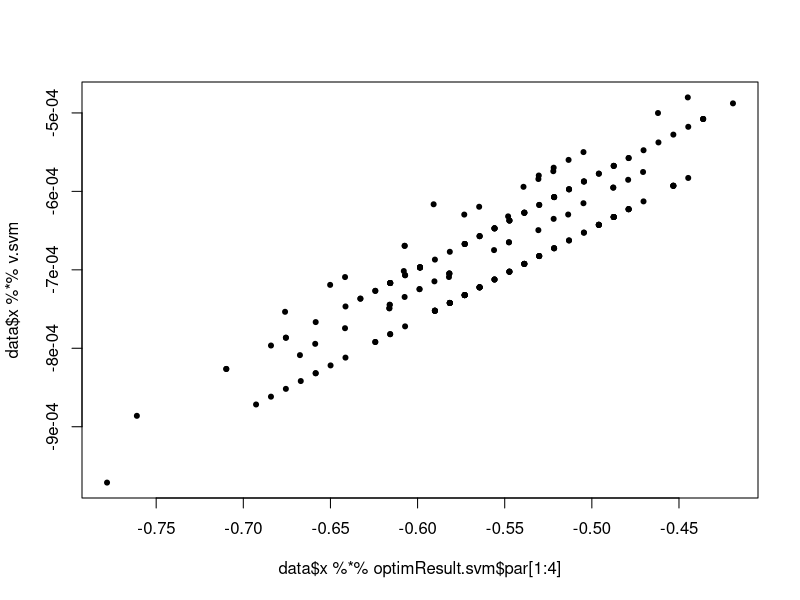

Generate this figure with R:
RandomExample = function(){
	n = 200 # sample size
	d = 2 # features
	x = matrix(runif(n * d, -10, 10), nrow = n)
	v = runif(d, -1, 1)
	c = runif(1)
	prob = plogis(x %*% v - c)
	y = rbinom(n, 1, prob = prob)
	library(ggplot2)
	d = data.frame(x, y)
	X1 = d$X1
	X2 = d$X2
	graph = ggplot(d, aes(x = X1, y = X2, color = as.factor(y))) + geom_point()
	mf = model.frame(y ~ -1 + X1 + X2, d)
	#data = list(x = model.matrix(mf), y = model.response(mf))

	par.random = runif(d, -1, 1)
	optimFit = optim(par.random, f, y = y, x = x)
	par = optimFit$par
	optimFit.g = optim(par.random, f, gr = g, y = y, x = x, method = "BFGS")
	glmFit = glm(y ~ X1 + X2, d, family = binomial)
	optimFit.svm  = optim(par.random, f.svm, y = y, x = x, t = 1)
	par.svm = optimFit.svm$par * 100
	print(par.svm)
	#graph = graph + geom_abline(intercept = par[3] / par[2], 
	#			slope = -par[1] / par[2], color = 'red')
	#graph = graph + geom_abline(intercept = c / v[2])
	#			slope = -v[1] / v[2], color = 'green')
	graph = graph + geom_abline(intercept = par.svm[3] / par.svm[2], 
				slope = -par.svm[1] / par.svm[2], color = 'red')
	plot(graph)
}

f = function(par, y, x){
	v = par[-length(par)]
	c = par[length(par)]
	ret = -sum(y * log(plogis(x %*% v - c)) + (1 - y) * log(1 - plogis(x %*% v - c)))
	return(ret)
}

g = function(par, y, x){
	v = par[-length(par)]
	c = par[length(par)]
	return(t(cbind(x, -1)) %*% (plogis(x %*% v - c) - y))
}

f.svm = function(par, y, x, t) {
	v = par[-length(par)]
	c = par[length(par)]

	lin.pred = x %*% v - c
	y = 2 * (y - 1)

	return(mean(pmax(0, 1 - y * lin.pred)) + t * sum(v ^ 2))
}

RealExample = function() {
	n = 200
	d = 4
	female = rbinom(n, 1, 0.51)
	age = ifelse(female == 1,
		floor(rgamma(n, 15, 0.5) + 35),
		floor(rgamma(n, 18, 0.6) + 35))
	theta.u = c(qlogis(0.2), 0.15, 0.1)
	prob = plogis(cbind(1, (age - mean(age)) / sd(age), female) %*% theta.u)
	history = rbinom(n, 1, prob)
	theta.z = c(qlogis(0.05), 0.1, 0, 0.75)
	prob = plogis(cbind(1, (age - mean(age)) / sd(age), female, history) %*% theta.z)
	drug = rbinom(n, 1, prob)
	theta.y = c(qlogis(0.1), 0.1, -0.025, 0.75, 0.2)
	prob = plogis(cbind(1, (age - mean(age)) / sd(age), female, history, drug) %*% theta.y)
	rash = rbinom(n, 1, prob)
	df = data.frame(age, female, history, drug, rash)
	mf = model.frame(rash ~ age + female + history + drug, df)
	y = as.integer(rash)
	x = as.matrix(cbind(age, female, history, drug))
	data = list(y = y, x = x)

	print('optimResult.glm.f')
	optimResult.glm.f = optim(rep(0, 5), f, y = data$y, x = data$x)
	print(optimResult.glm.f$par)
	print('')
	print('glmFit')
	print('')
	glmFit = glm(rash ~ age + female + history + drug, df, family = binomial)
	print(as.numeric(glmFit$coefficients))
	print('')
	print('optimResult.glm.g')
	optimResult.glm.g = optim(rep(0, 5), f, gr = g, y = data$y, x = data$x, method = 'BFGS')
	print(optimResult.glm.g$par)
	print('')
	print('optimResult.svm')
	optimResult.svm = optim(rep(0, 5), f.svm, y = data$y, x = data$x, t = 1)
	print(optimResult.svm$par)
	print('')
	print('svmFit')
	library(e1071)
	svmFit = svm(rash ~ age + female + history + drug, df, type = 'C-classification', kernel = 'linear', cost = 1)
	v.svm = crossprod(svmFit$SV, svmFit$coefs)
	print(as.numeric(v.svm))
	plot(data$x %*% optimResult.svm$par[1:4], data$x %*% v.svm, pch = 20)
}

RealExample()